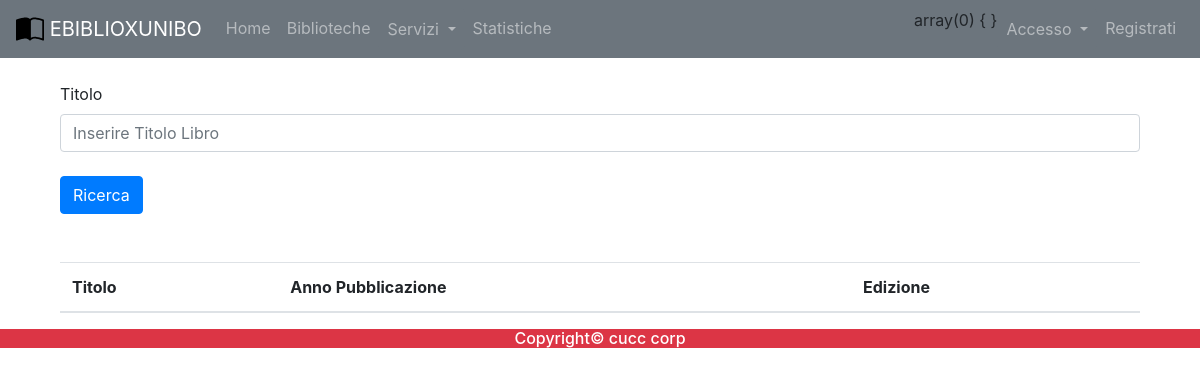
Before: /utilizzatore/libro.php with the older database file.
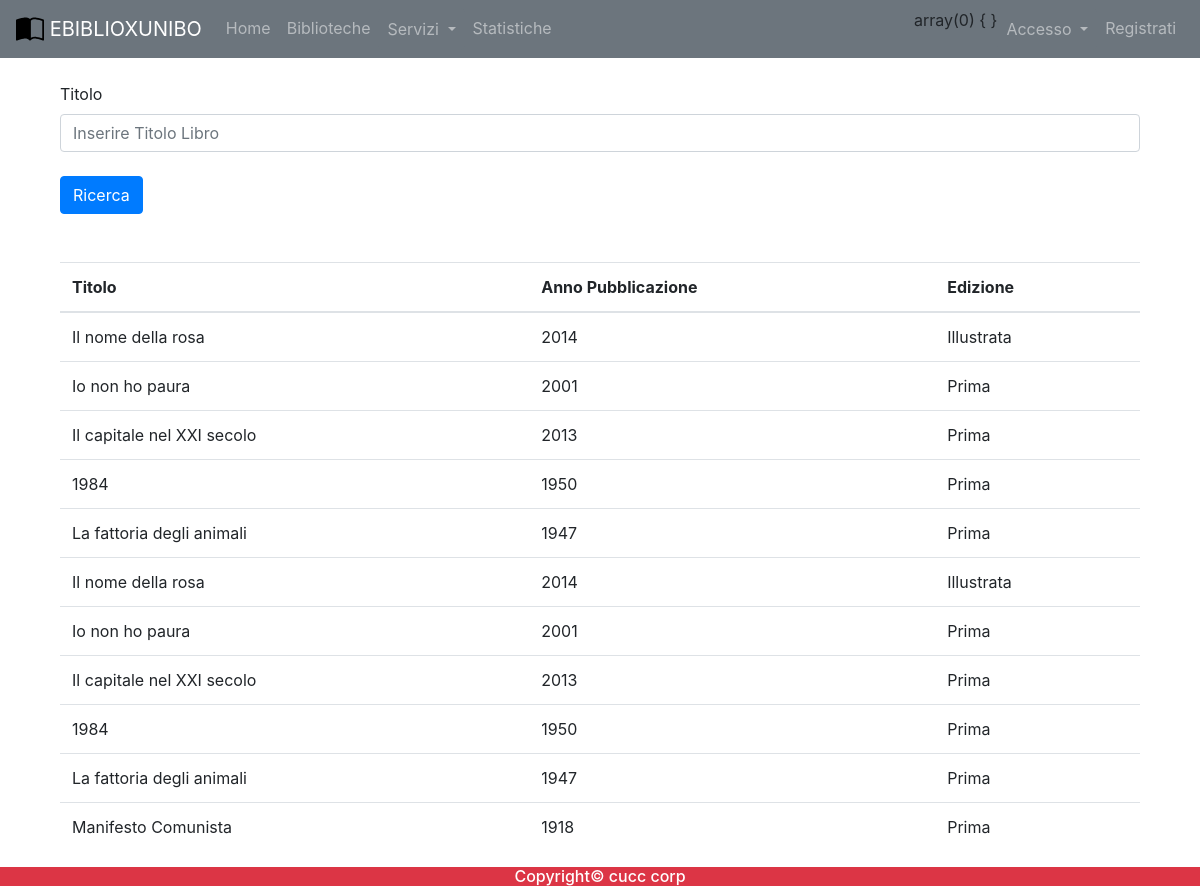
After: the same page with the newer database file.
### tables this page shows
create table CARTACEO(
    Codice int auto_increment primary key,
    Titolo varchar(255),
    Edizione varchar(255),
    Genere varchar(255),
    AnnoPubblicazione int,
    NumeroPagine int,
    StatoConservazione varchar(9) not null,
    StatoPrestito varchar(11) not null,
    Scaffale varchar(255) not null,
    Biblioteca varchar(255) not null,
    constraint valid_stato_conservazione check(StatoConservazione in ("Ottimo","Buono","Non Buono", "Scadente")),
    constraint valid_stato_prestito check(StatoPrestito in ("Disponibile","Prenotato","Consegnato")),
    foreign key (Biblioteca) references BIBLIOTECA(Nome) on delete cascade on update cascade
);

### includes/autoloader.inc.php (called while the page is built, shortened)
<?php
    function myAutoLoader($className){
        $path = "C:\\xampp\\htdocs\\Ebiblio\\controller\\";
        $extension = ".class.php";
        $fullPath = $path.$className.$extension;
    }
?>

### controller/dbh.class.php (called while the page is built)
<?php
    class Dbh {
        private static $dbInstance;
        private $db;
        public static function getInstance() {
            if(is_null(Dbh::$dbInstance)) {
                self::$dbInstance = new Dbh();
            }
            return self::$dbInstance;
        }
        private function __construct() {
            try {
                $this->db = new PDO(
                    'mysql:host=localhost;dbname=ebiblio;charset=utf8',
                    'root',
                    '1590');
                $this->db->setAttribute(PDO::ATTR_ERRMODE, PDO::ERRMODE_EXCEPTION);
                $this->db->setAttribute(PDO::ATTR_EMULATE_PREPARES, true);
            } catch (PDOException $pdo) {
                echo "No database found! Please run the database server to proceed!";
            }
        }
        public function getDb() {
            return $this->db;
        }
    }
?>

### controller/cartaceoController.class.php (called while the page is built, shortened)
<?php
    class CartaceoController{
        public function list(){
            $query=" SELECT * from cartaceo ";
            $stmt = Dbh::getInstance()
            -> getDb()
            -> prepare($query);
            $stmt -> execute();
            return $stmt -> fetchAll(PDO::FETCH_ASSOC);
        }
    }
?>

### utilizzatore/libro.php (the view, shortened to what this page needs)
<?php
require_once('/xampp/htdocs/ebiblio/utilizzatore/main_partials/menu.php');
$cartaCon = new CartaceoController();
$carta_res = $cartaCon->list();
?>
<div class="container" style="background-color: white;">
    <br>
    <div class="container">
        <form action="" method="POST">
            <div class="form-group">
                <div class="row">
                    <div class="col mb-2">
                        <label for="titoloId">Titolo</label>
                        <input type="text" class="form-control" name="Titolo" id="titoloId" aria-describedby="emailHelp" placeholder="Inserire Titolo Libro">
                    </div>
                </div>
            </div>
            <input type="submit" name="cartaform_submitted" class="btn btn-primary" value="Ricerca"></input>
        </form>
        <table class="table table-hover">
            <thead>
                <tr>
                    <th>Titolo</th>
                    <th>Anno Pubblicazione</th>
                    <th>Edizione</th>
                </tr>
            </thead>
            <tbody>
                <?php
                if (isset($_POST['cartaform_submitted'])) {
                    $tit = trim($_POST['Titolo']);
                    if (ctype_space($tit)||$tit=='') {
                        echo "Titolo libro nullo";
                    } else {
                        $carta_like = $cartaCon->getLikeLibro($tit);
                        if (count($carta_like) <= 0) {
                            echo "Nessun risultato corrispondente";
                        }
                        for ($i = 0; $i < count($carta_like); $i++) {
                            echo '<tr ' . 'onclick="window.location.assign(\'http://localhost/ebiblio/utilizzatore/libro_prenot/libroinfo.php?Titolo=' . $carta_like[$i]['Titolo'] .
                                '&codLibro=' . $carta_like[$i]['Codice'] . '\');"' . '>';
                            echo '<td>' . $carta_like[$i]['Titolo'] . '</td>';
                            echo '<td>' . $carta_like[$i]['AnnoPubblicazione'] . '</td>';
                            echo '<td>'  . $carta_like[$i]['Edizione'] . '</td>';
                            echo '</tr>';
                        }
                    }
                } else {
                    for ($i = 0; $i < count($carta_res); $i++) {
                        echo '<tr ' . 'onclick="window.location.assign(\'http://localhost/ebiblio/utilizzatore/libro_prenot/libroinfo.php?Titolo=' . $carta_res[$i]['Titolo'] .
                            '&codLibro=' . $carta_res[$i]['Codice'] . '\');"' . '>';
                        echo '<td>' . $carta_res[$i]['Titolo'] . '</td>';
                        echo '<td>' . $carta_res[$i]['AnnoPubblicazione'] . '</td>';
                        echo '<td>'  . $carta_res[$i]['Edizione'] . '</td>';
                        echo '</tr>';
                    }
                }
                ?>
            </tbody>
        </table>
    </div>
</div>
<?php
  require_once('/xampp/htdocs/ebiblio/main_partials/footer.php');
  ?>

Changed rows visible on the page:
added cartaceo: Titolo "Il nome della rosa", AnnoPubblicazione "2014", Edizione "Illustrata"
added cartaceo: Titolo "Io non ho paura", AnnoPubblicazione "2001", Edizione "Prima"
added cartaceo: Titolo "Il capitale nel XXI secolo", AnnoPubblicazione "2013", Edizione "Prima"
added cartaceo: Titolo "1984", AnnoPubblicazione "1950", Edizione "Prima"
added cartaceo: Titolo "La fattoria degli animali", AnnoPubblicazione "1947", Edizione "Prima"
added cartaceo: Titolo "Il nome della rosa", AnnoPubblicazione "2014", Edizione "Illustrata"
added cartaceo: Titolo "Io non ho paura", AnnoPubblicazione "2001", Edizione "Prima"
added cartaceo: Titolo "Il capitale nel XXI secolo", AnnoPubblicazione "2013", Edizione "Prima"
added cartaceo: Titolo "1984", AnnoPubblicazione "1950", Edizione "Prima"
added cartaceo: Titolo "La fattoria degli animali", AnnoPubblicazione "1947", Edizione "Prima"
added cartaceo: Titolo "Manifesto Comunista", AnnoPubblicazione "1918", Edizione "Prima"
